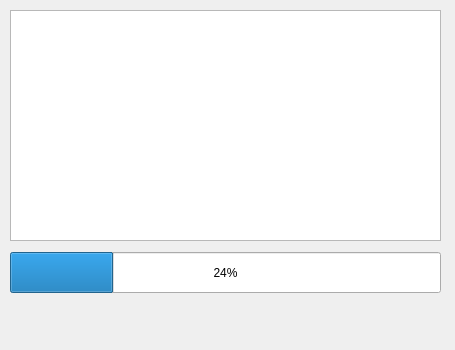
<?xml version="1.0" encoding="UTF-8"?>
<ui version="4.0">
 <class>FormUpdate</class>
 <widget class="QWidget" name="FormUpdate">
  <property name="geometry">
   <rect>
    <x>0</x>
    <y>0</y>
    <width>455</width>
    <height>350</height>
   </rect>
  </property>
  <property name="minimumSize">
   <size>
    <width>455</width>
    <height>350</height>
   </size>
  </property>
  <property name="maximumSize">
   <size>
    <width>455</width>
    <height>350</height>
   </size>
  </property>
  <property name="windowTitle">
   <string>发现新版本</string>
  </property>
  <widget class="QTextBrowser" name="textInfo">
   <property name="geometry">
    <rect>
     <x>10</x>
     <y>10</y>
     <width>431</width>
     <height>231</height>
    </rect>
   </property>
  </widget>
  <widget class="QDialogButtonBox" name="buttonBox">
   <property name="geometry">
    <rect>
     <x>10</x>
     <y>310</y>
     <width>431</width>
     <height>32</height>
    </rect>
   </property>
   <property name="orientation">
    <enum>Qt::Horizontal</enum>
   </property>
   <property name="standardButtons">
    <set>QDialogButtonBox::NoButton</set>
   </property>
   <property name="centerButtons">
    <bool>false</bool>
   </property>
  </widget>
  <widget class="QProgressBar" name="progressBar">
   <property name="geometry">
    <rect>
     <x>10</x>
     <y>252</y>
     <width>431</width>
     <height>41</height>
    </rect>
   </property>
   <property name="value">
    <number>24</number>
   </property>
  </widget>
 </widget>
 <resources/>
 <connections/>
</ui>
